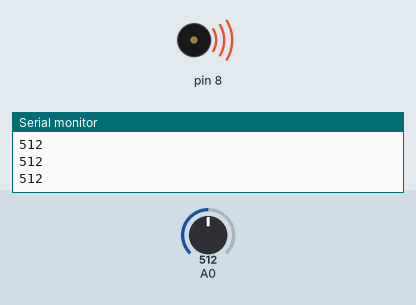
Recording of a sketch running on a simulated Arduino Uno, built with avr-gcc and run on an emulated ATmega328P. Parts: buzzer (waves = sounding), the last lines printed to the serial monitor. Inputs (shaded band) come from the test bench; at power-on: A0 = 512.

Above: at 1.2 s.
1.3 s: A0 set to 882
2.8 s: A0 set to 912
At 3.8 s:
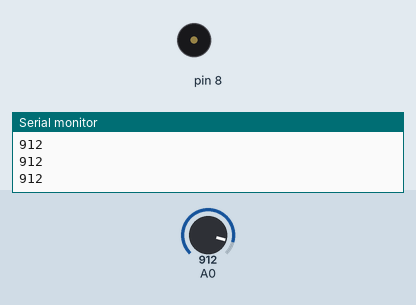
4.3 s: A0 set to 900
At 4.9 s:
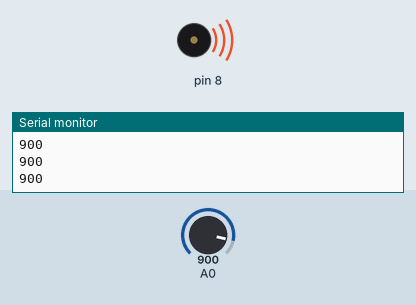
5.8 s: A0 set to 998
At 6.4 s:
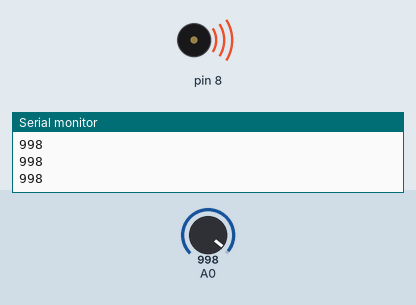
7.3 s: A0 set to 1018
At 8.4 s:
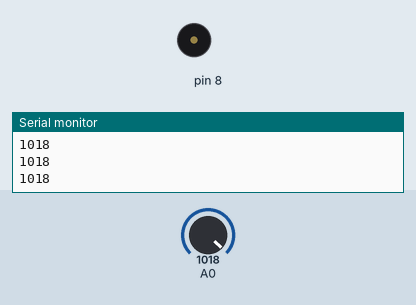
Timing chart, 0 to 9.8 s (numbered marks = the images above; inputs shaded):
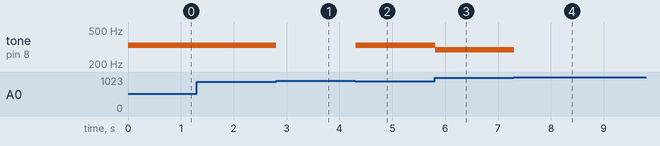

The sketch:

Piezo_Pulsanti.ino
```cpp
int notes[] = {262, 294, 330, 349};

void setup() {
 Serial.begin(9600);
}

void loop() {
 int keyVal = analogRead(A0);

 Serial.println(keyVal);

 if(keyVal == 1023){
   tone(8, notes[0]);
   }
   else if(keyVal >= 990 && keyVal <= 1010 ) {
     tone(8, notes[1]);
   }
   else if(keyVal >= 15 && keyVal <= 900){
     tone(8, notes[2]);
   }
   else if(keyVal > 5 && keyVal <= 10){
     tone(8, notes[3]);
   }
   else {
     noTone(8);
  }

}
```

Measured:
- the behaviour switches between 900 and 901 on A0 (found by bisection; images 0 and 1)
- the behaviour switches between 1010 and 1011 on A0 (found by bisection; images 3 and 4)
- after the input at 2.8 s, tone on pin 8: 330 Hz → silent at once
- after the input at 4.3 s, tone on pin 8: silent → 330 Hz at once
- after the input at 5.8 s, tone on pin 8: 330 Hz → 294 Hz at once
- after the input at 7.3 s, tone on pin 8: 294 Hz → silent at once
